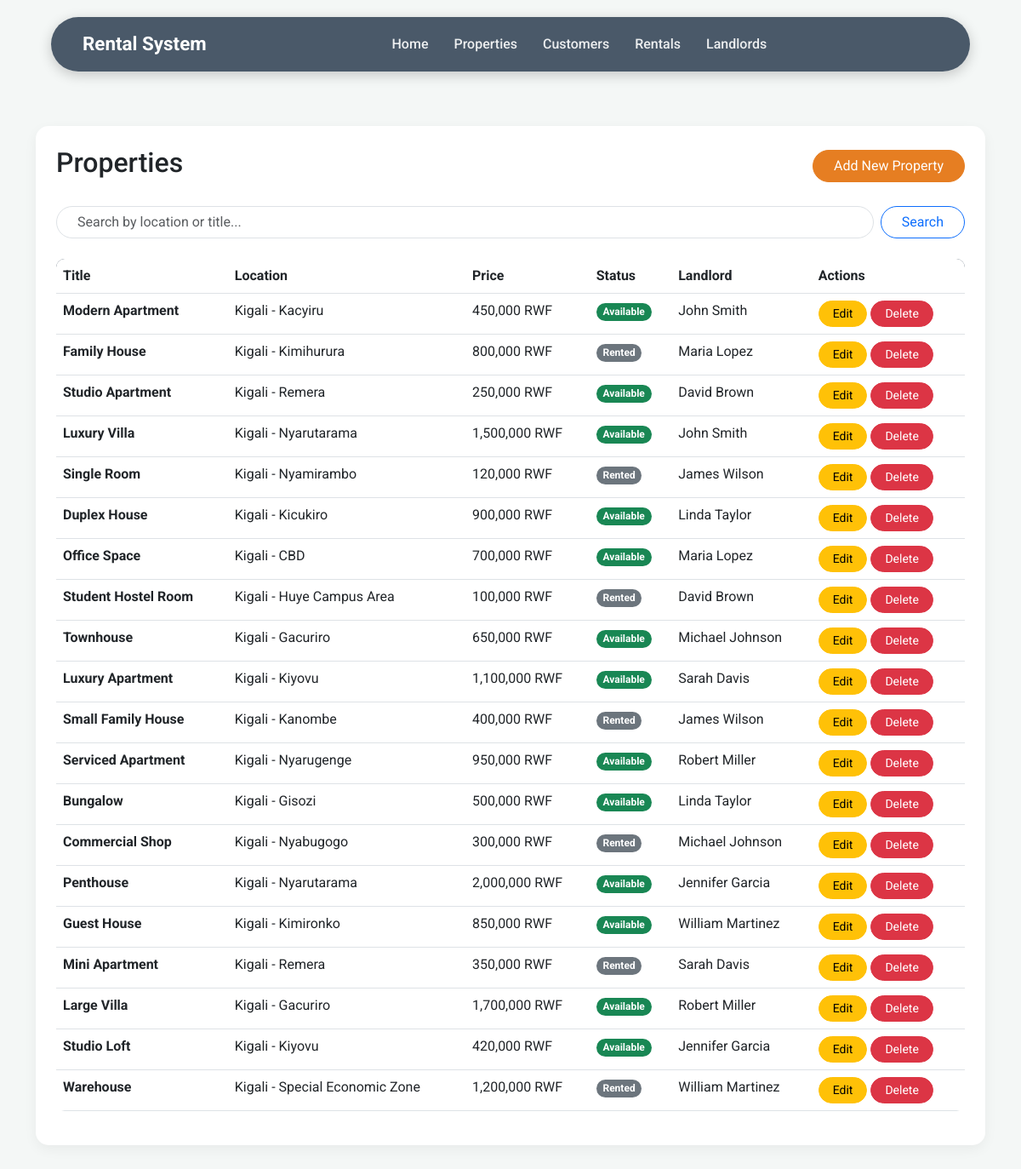
Page /properties/list.php on the committed database.
### tables this page shows
CREATE TABLE Properties (
    property_id INT AUTO_INCREMENT PRIMARY KEY,
    landlord_id INT NOT NULL,
    title VARCHAR(100) NOT NULL,
    description TEXT,
    location VARCHAR(100) NOT NULL,
    price DECIMAL(10,2) NOT NULL,
    status ENUM('Available', 'Rented') DEFAULT 'Available',
    created_at DATETIME DEFAULT CURRENT_TIMESTAMP,
    CONSTRAINT fk_landlord
        FOREIGN KEY (landlord_id)
        REFERENCES Landlords(landlord_id)
        ON DELETE CASCADE
        ON UPDATE CASCADE
);

create table Landlords (
    landlord_id int(4) Primary key,
    full_name varchar(50) not null,
    phone varchar(20) not null,
    email varchar(100),
    password varchar(255) not null,
    created_at datetime default current_timestamp 
);

### properties/list.php (the view, shortened to what this page needs)
<?php
include '../header.php';
include '../db_connect.php';
$sql = "SELECT p.*, l.full_name AS landlord_name FROM Properties p JOIN Landlords l ON p.landlord_id = l.landlord_id ORDER BY p.created_at DESC";
$result = mysqli_query($conn, $sql);
?>
<div class="card p-4 mt-4">
    <div class="d-flex justify-content-between align-items-center mb-4">
        <h2>Properties</h2>
        <a href="create.php" class="btn btn-primary rounded-pill px-4">Add New Property</a>
    </div>
    <div class="mb-4">
        <form class="d-flex" method="GET">
            <input class="form-control rounded-pill px-4 me-2" type="search" name="search" placeholder="Search by location or title..." aria-label="Search" value="<?php echo htmlspecialchars($_GET['search'] ?? ''); ?>">
            <button class="btn btn-outline-primary rounded-pill px-4" type="submit">Search</button>
        </form>
    </div>
    <div class="table-responsive">
        <table class="table table-hover">
            <thead>
                <tr>
                    <th>Title</th>
                    <th>Location</th>
                    <th>Price</th>
                    <th>Status</th>
                    <th>Landlord</th>
                    <th>Actions</th>
                </tr>
            </thead>
            <tbody>
                <?php while ($row = mysqli_fetch_assoc($result)): ?>
                <tr>
                    <td><strong><?php echo htmlspecialchars($row['title']); ?></strong></td>
                    <td><?php echo htmlspecialchars($row['location']); ?></td>
                    <td><?php echo number_format($row['price'], 0); ?> RWF</td>
                    <td>
                        <span class="badge rounded-pill <?php echo ($row['status'] === 'Available') ? 'bg-success' : 'bg-secondary'; ?>">
                            <?php echo $row['status']; ?>
                        </span>
                    </td>
                    <td><?php echo htmlspecialchars($row['landlord_name']); ?></td>
                    <td>
                        <a href="edit.php?id=<?php echo $row['property_id']; ?>" class="btn btn-sm btn-warning rounded-pill px-3">Edit</a>
                        <a href="delete.php?id=<?php echo $row['property_id']; ?>" class="btn btn-sm btn-danger rounded-pill px-3" onclick="return confirm('Are you sure?')">Delete</a>
                    </td>
                </tr>
                <?php endwhile; ?>
            </tbody>
        </table>
    </div>
</div>
<?php include '../footer.php'; ?>

### assets/style.css (style rules this page uses)
:root { --primary-color: #2C3E50; --accent-color: #E67E22; --text-color: #333; --bg-light: #f4f7f6; }
body { font-family: 'Roboto', sans-serif; color: var(--text-color); background-color: var(--bg-light); padding-top: 100px; }
.btn-primary { background-color: var(--accent-color) !important; border-color: var(--accent-color) !important; }
.card { border: none; border-radius: 15px; box-shadow: 0 5px 15px rgba(0,0,0,0.05); }
.table { border-radius: 10px; overflow: hidden; }
.table thead { background-color: var(--primary-color); color: #fff; }

### rows in the picture
properties: title "Modern Apartment", location "Kigali - Kacyiru", price "450,000", status "Available", landlord.full_name "John Smith"
properties: title "Family House", location "Kigali - Kimihurura", price "800,000", status "Rented", landlord.full_name "Maria Lopez"
properties: title "Studio Apartment", location "Kigali - Remera", price "250,000", status "Available", landlord.full_name "David Brown"
properties: title "Luxury Villa", location "Kigali - Nyarutarama", price "1,500,000", status "Available", landlord.full_name "John Smith"
properties: title "Single Room", location "Kigali - Nyamirambo", price "120,000", status "Rented", landlord.full_name "James Wilson"
properties: title "Duplex House", location "Kigali - Kicukiro", price "900,000", status "Available", landlord.full_name "Linda Taylor"
properties: title "Office Space", location "Kigali - CBD", price "700,000", status "Available", landlord.full_name "Maria Lopez"
properties: title "Student Hostel Room", location "Kigali - Huye Campus Area", price "100,000", status "Rented", landlord.full_name "David Brown"
properties: title "Townhouse", location "Kigali - Gacuriro", price "650,000", status "Available", landlord.full_name "Michael Johnson"
properties: title "Luxury Apartment", location "Kigali - Kiyovu", price "1,100,000", status "Available", landlord.full_name "Sarah Davis"
properties: title "Small Family House", location "Kigali - Kanombe", price "400,000", status "Rented", landlord.full_name "James Wilson"
properties: title "Serviced Apartment", location "Kigali - Nyarugenge", price "950,000", status "Available", landlord.full_name "Robert Miller"
properties: title "Bungalow", location "Kigali - Gisozi", price "500,000", status "Available", landlord.full_name "Linda Taylor"
properties: title "Commercial Shop", location "Kigali - Nyabugogo", price "300,000", status "Rented", landlord.full_name "Michael Johnson"
properties: title "Penthouse", location "Kigali - Nyarutarama", price "2,000,000", status "Available", landlord.full_name "Jennifer Garcia"
properties: title "Guest House", location "Kigali - Kimironko", price "850,000", status "Available", landlord.full_name "William Martinez"
properties: title "Mini Apartment", location "Kigali - Remera", price "350,000", status "Rented", landlord.full_name "Sarah Davis"
properties: title "Large Villa", location "Kigali - Gacuriro", price "1,700,000", status "Available", landlord.full_name "Robert Miller"
properties: title "Studio Loft", location "Kigali - Kiyovu", price "420,000", status "Available", landlord.full_name "Jennifer Garcia"
properties: title "Warehouse", location "Kigali - Special Economic Zone", price "1,200,000", status "Rented", landlord.full_name "William Martinez"
